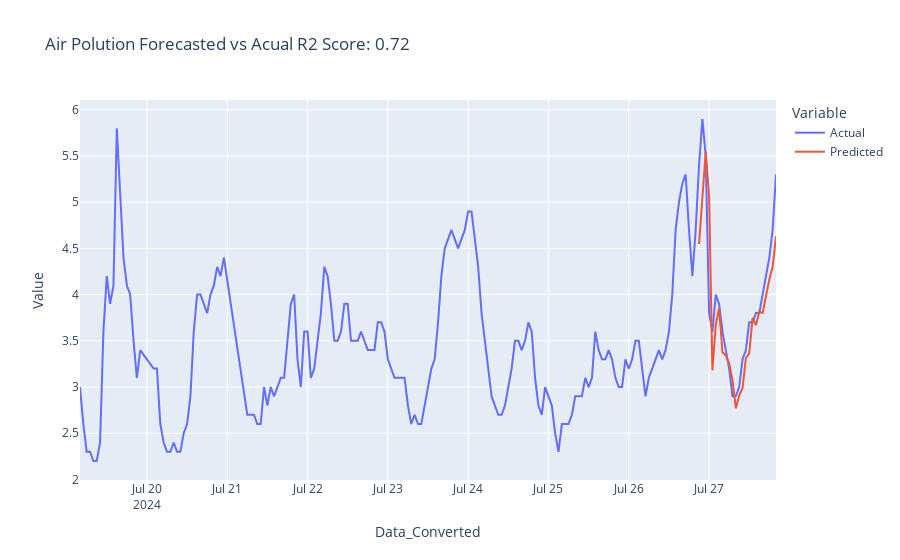

Here is the notebook cell this chart was saved with:
### Code cell
# Graphing predictions vs actual values
predictions_fig = px.line(compare_df,x = 'Data_Converted', y = 'Value', color = 'Variable', 
                            title = 'Air Polution Forecasted vs Acual ' + 'R2 Score: '+ str(round(r2,2)))
predictions_fig.show()

### Figure 1 — Plotly figure (JSON) as saved in the notebook; plotly's stock layout.template omitted (floating-point values rounded to 4 significant figures; data arrays with more than 128 entries replaced by an {"elided": "..."} marker saying what was removed)
{"data": [{"hovertemplate": "Variable=Actual<br>Data_Converted=%{x}<br>Value=%{y}<extra></extra>", "legendgroup": "Actual", "line": {"color": "#636efa", "dash": "solid"}, "marker": {"symbol": "circle"}, "mode": "lines", "name": "Actual", "orientation": "v", "showlegend": true, "type": "scatter", "x": {"elided": "200 str values"}, "xaxis": "x", "y": {"elided": "200 float values"}, "yaxis": "y"}, {"hovertemplate": "Variable=Predicted<br>Data_Converted=%{x}<br>Value=%{y}<extra></extra>", "legendgroup": "Predicted", "line": {"color": "#EF553B", "dash": "solid"}, "marker": {"symbol": "circle"}, "mode": "lines", "name": "Predicted", "orientation": "v", "showlegend": true, "type": "scatter", "x": ["2024-07-26 21:00:00+00:00", "2024-07-26 22:00:00+00:00", "2024-07-26 23:00:00+00:00", "2024-07-27 00:00:00+00:00", "2024-07-27 01:00:00+00:00", "2024-07-27 02:00:00+00:00", "2024-07-27 03:00:00+00:00", "2024-07-27 04:00:00+00:00", "2024-07-27 05:00:00+00:00", "2024-07-27 06:00:00+00:00", "2024-07-27 07:00:00+00:00", "2024-07-27 08:00:00+00:00", "2024-07-27 09:00:00+00:00", "2024-07-27 10:00:00+00:00", "2024-07-27 11:00:00+00:00", "2024-07-27 12:00:00+00:00", "2024-07-27 13:00:00+00:00", "2024-07-27 14:00:00+00:00", "2024-07-27 15:00:00+00:00", "2024-07-27 16:00:00+00:00", "2024-07-27 17:00:00+00:00", "2024-07-27 18:00:00+00:00", "2024-07-27 19:00:00+00:00", "2024-07-27 20:00:00+00:00"], "xaxis": "x", "y": [4.548, 5.038, 5.546, 5.066, 3.181, 3.674, 3.856, 3.376, 3.34, 3.257, 3.072, 2.771, 2.907, 2.987, 3.314, 3.365, 3.749, 3.669, 3.814, 3.801, 3.997, 4.163, 4.303, 4.631], "yaxis": "y"}], "layout": {"legend": {"title": {"text": "Variable"}, "tracegroupgap": 0}, "title": {"text": "Air Polution Forecasted vs Acual R2 Score: 0.72"}, "xaxis": {"anchor": "y", "domain": [0, 1], "title": {"text": "Data_Converted"}}, "yaxis": {"anchor": "x", "domain": [0, 1], "title": {"text": "Value"}}}}
